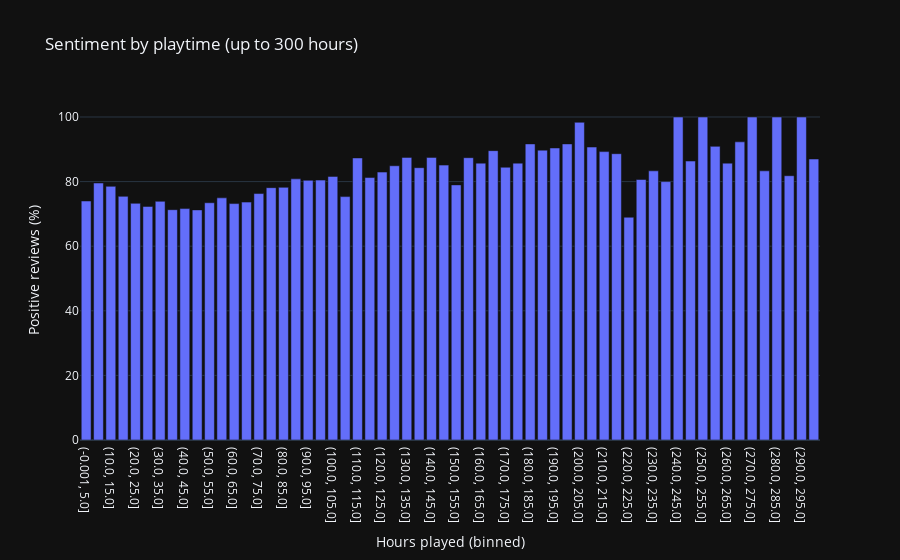

The notebook cell this image was saved under:
### Code cell
fig = px.bar(
    positivity,
    x=positivity["playtime_bin"].astype(str),
    y=positivity["positivity_pct"],
    title='Sentiment by playtime (up to 300 hours)')

fig.update_xaxes(title_text='Hours played (binned)')
fig.update_yaxes(title_text='Positive reviews (%)')
fig.show()

### Figure 1 — Plotly figure (JSON) as saved in the notebook; plotly's stock layout.template omitted (floating-point values rounded to 4 significant figures)
{"data": [{"hovertemplate": "x=%{x}<br>positivity_pct=%{y}<extra></extra>", "legendgroup": "", "marker": {"color": "#636efa", "pattern": {"shape": ""}}, "name": "", "orientation": "v", "showlegend": false, "textposition": "auto", "x": ["(-0.001, 5.0]", "(5.0, 10.0]", "(10.0, 15.0]", "(15.0, 20.0]", "(20.0, 25.0]", "(25.0, 30.0]", "(30.0, 35.0]", "(35.0, 40.0]", "(40.0, 45.0]", "(45.0, 50.0]", "(50.0, 55.0]", "(55.0, 60.0]", "(60.0, 65.0]", "(65.0, 70.0]", "(70.0, 75.0]", "(75.0, 80.0]", "(80.0, 85.0]", "(85.0, 90.0]", "(90.0, 95.0]", "(95.0, 100.0]", "(100.0, 105.0]", "(105.0, 110.0]", "(110.0, 115.0]", "(115.0, 120.0]", "(120.0, 125.0]", "(125.0, 130.0]", "(130.0, 135.0]", "(135.0, 140.0]", "(140.0, 145.0]", "(145.0, 150.0]", "(150.0, 155.0]", "(155.0, 160.0]", "(160.0, 165.0]", "(165.0, 170.0]", "(170.0, 175.0]", "(175.0, 180.0]", "(180.0, 185.0]", "(185.0, 190.0]", "(190.0, 195.0]", "(195.0, 200.0]", "(200.0, 205.0]", "(205.0, 210.0]", "(210.0, 215.0]", "(215.0, 220.0]", "(220.0, 225.0]", "(225.0, 230.0]", "(230.0, 235.0]", "(235.0, 240.0]", "(240.0, 245.0]", "(245.0, 250.0]", "(250.0, 255.0]", "(255.0, 260.0]", "(260.0, 265.0]", "(265.0, 270.0]", "(270.0, 275.0]", "(275.0, 280.0]", "(280.0, 285.0]", "(285.0, 290.0]", "(290.0, 295.0]", "(295.0, 300.0]"], "xaxis": "x", "y": [73.98, 79.56, 78.53, 75.43, 73.27, 72.32, 73.89, 71.3, 71.64, 71.24, 73.45, 74.97, 73.19, 73.65, 76.3, 78.12, 78.22, 80.84, 80.4, 80.46, 81.61, 75.35, 87.32, 81.25, 82.94, 84.9, 87.5, 84.3, 87.5, 85.11, 78.99, 87.4, 85.71, 89.58, 84.44, 85.71, 91.67, 89.74, 90.41, 91.67, 98.36, 90.7, 89.29, 88.64, 68.97, 80.65, 83.33, 80.0, 100.0, 86.36, 100.0, 90.91, 85.71, 92.31, 100.0, 83.33, 100.0, 81.82, 100.0, 86.99], "yaxis": "y", "type": "bar"}], "layout": {"xaxis": {"anchor": "y", "domain": [0.0, 1.0], "title": {"text": "Hours played (binned)"}}, "yaxis": {"anchor": "x", "domain": [0.0, 1.0], "title": {"text": "Positive reviews (%)"}}, "legend": {"tracegroupgap": 0}, "title": {"text": "Sentiment by playtime (up to 300 hours)"}, "barmode": "relative"}}
